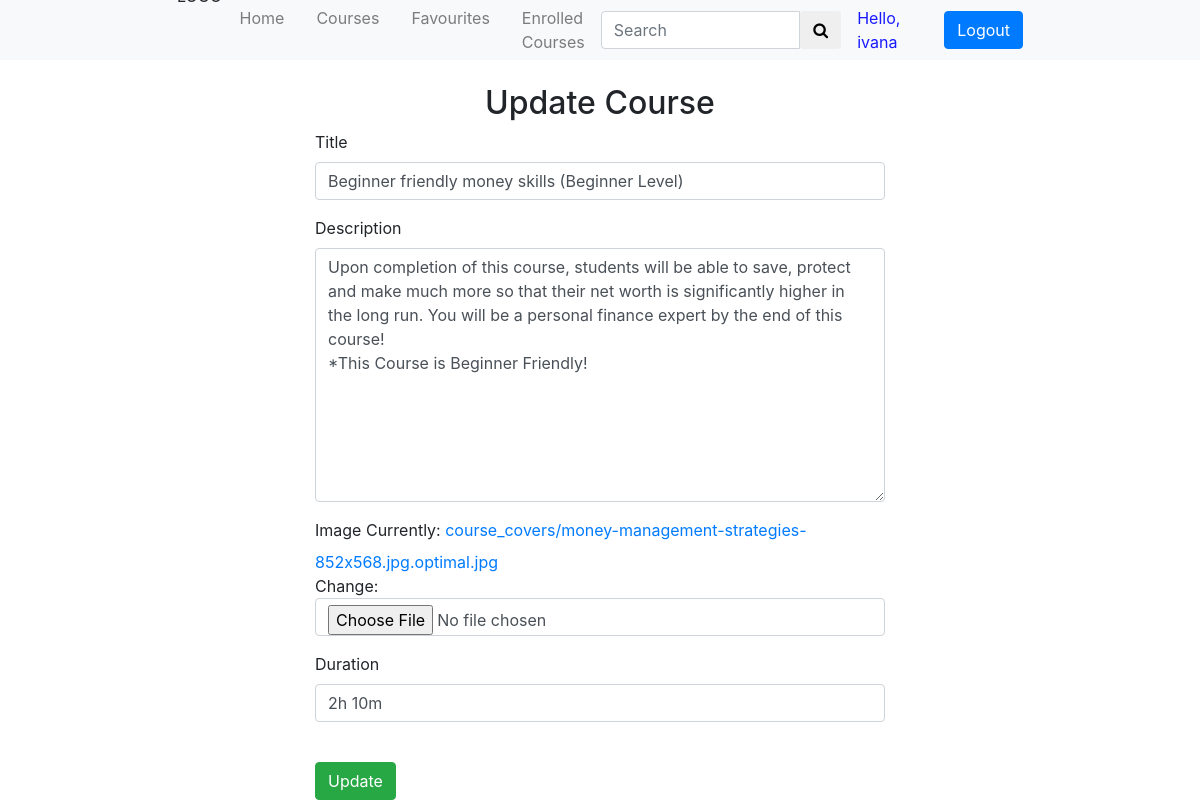
/update/course/2/ (signed in), run on the app's committed database.
### LearnOnline_App/models.py (models this page shows)
class Course(models.Model):
    title = models.CharField(max_length=500)
    description = models.TextField()
    image = models.ImageField(upload_to="course_covers/")
    creation_date = models.DateTimeField(auto_now_add=True)
    duration = models.CharField(max_length=300, blank=True, null=True)
    author = models.ForeignKey(User, on_delete=models.CASCADE)
    favourite = models.ManyToManyField(User, related_name='favourite', blank=True)

### LearnOnline_App/views.py (the view)
# urls.py: path('update/course/<str:pk>/', update_course, name="updateCourse"),
@login_required(login_url='/login')
def update_course(request, pk):
    course = Course.objects.get(id=pk)
    form = CourseForm(request.POST or None, instance=course)
    context = {"course": course, "form": form}
    if form.is_valid():
        form.save()
        return redirect("courseDetails", pk=course.id)
    return render(request, "updateCourse.html", context=context)

### LearnOnline_App/forms.py
class CourseForm(forms.ModelForm):
    def __init__(self, *args, **kwargs):
        super(CourseForm, self).__init__(*args, **kwargs)
        for field in self.visible_fields():
            field.field.widget.attrs["class"] = 'form-control'
    class Meta:
        model = Course
        exclude = ("author",)

### LearnOnline_App/templates/updateCourse.html (shortened to what this page needs)
<!doctype html>
<html lang="en">
<head>
    <link rel="stylesheet" href="https://cdn.jsdelivr.net/npm/bootstrap@4.1.3/dist/css/bootstrap.min.css"
>
    <link rel="stylesheet" href="https://cdn.jsdelivr.net/npm/bootstrap-icons@1.7.2/font/bootstrap-icons.css">
    <link rel="stylesheet" href="https://cdnjs.cloudflare.com/ajax/libs/font-awesome/4.7.0/css/font-awesome.min.css">
</head>
<header>
    <nav class="navbar navbar-expand-lg navbar-light bg-light" style="height:60px">
        <div class="container w-75">
            <img src="https://i.ibb.co/Srb6XHV/logo-200x200-removebg-preview-1.png" alt="LOGO" height="140px"
                 class="mt-3">
            <div class="collapse navbar-collapse" id="navbarNav">
                <ul class="navbar-nav">
                    <li class="nav-item m-2">
                        <a class="nav-link" href="{% url 'home' %}">Home</a>
                    </li>
                    <li class="nav-item m-2">
                        <a class="nav-link" href="{% url 'courses' %}">Courses</a>
                    </li>
                    <li class="nav-item m-2">
                        <a class="nav-link" href="{% url 'course_favourite_list' %}">Favourites</a>
                    </li>
                    <li class="nav-item m-2">
                        <a class="nav-link" href="{% url 'my-courses' %}">Enrolled Courses</a>
                    </li>
                </ul>
            </div>
            <form class="navbar-form navbar-left" method="get" action="{% url 'search-course' %}">
                <div class="input-group">
                    <input type="text" class="form-control" placeholder="Search" name="query">
                    <div class="input-group-btn">
                        <button class="btn btn-default" type="submit">
                            <i class="fa fa-search"></i>
                        </button>
                    </div>
                </div>
            </form>
            {% if user.is_authenticated %}
            <span class="hello-msg ml-3" style="color: #1919FF">Hello, {{request.user}}</span>
            <span><a class="btn btn-primary" href="{% url 'logout' %}">Logout</a></span>
            {% endif %}
        </div>
    </nav>
</header>
<div class="container w-50 mt-4">
    <h2 class="display-5" style="text-align: center">Update Course</h2>
    <form method="post" enctype="multipart/form-data">
        <div class="form-group">
            <label for="exampleInputEmail1" class="form-label">Title</label>
            {{ form.title }}
        </div>
        <div class="form-group">
            <label for="exampleFormControlTextarea1" class="form-label">Description</label>
            {{ form.description }}
        </div>
        <div class="form-group">
            <label for="exampleFormControlTextarea1" class="form-label">Image</label>
            {{ form.image }}
        </div>
        <div class="form-group">
            <label for="exampleFormControlTextarea1" class="form-label">Duration</label>
            {{ form.duration }}
        </div>
        <br>
        <button type="submit" class="btn btn-success">Update</button>
    </form>
</div>
</html>

### LearnOnline_App/templates/updateCourse.html (style rules this page uses)
.hello-msg { color: #fff; margin-right: 20px; }

### data on the page
Course: title "Beginner friendly money skills (Beginner Level)", description "Upon completion of this course, students will be able to save, protect and make much more so that their net worth is significantly higher in the long run. You will be a personal finance expert by the end of this course! *This Course is Beginner Friendly!", duration "2h 10m"

### other printed values
{{ request.user }} "ivana"
